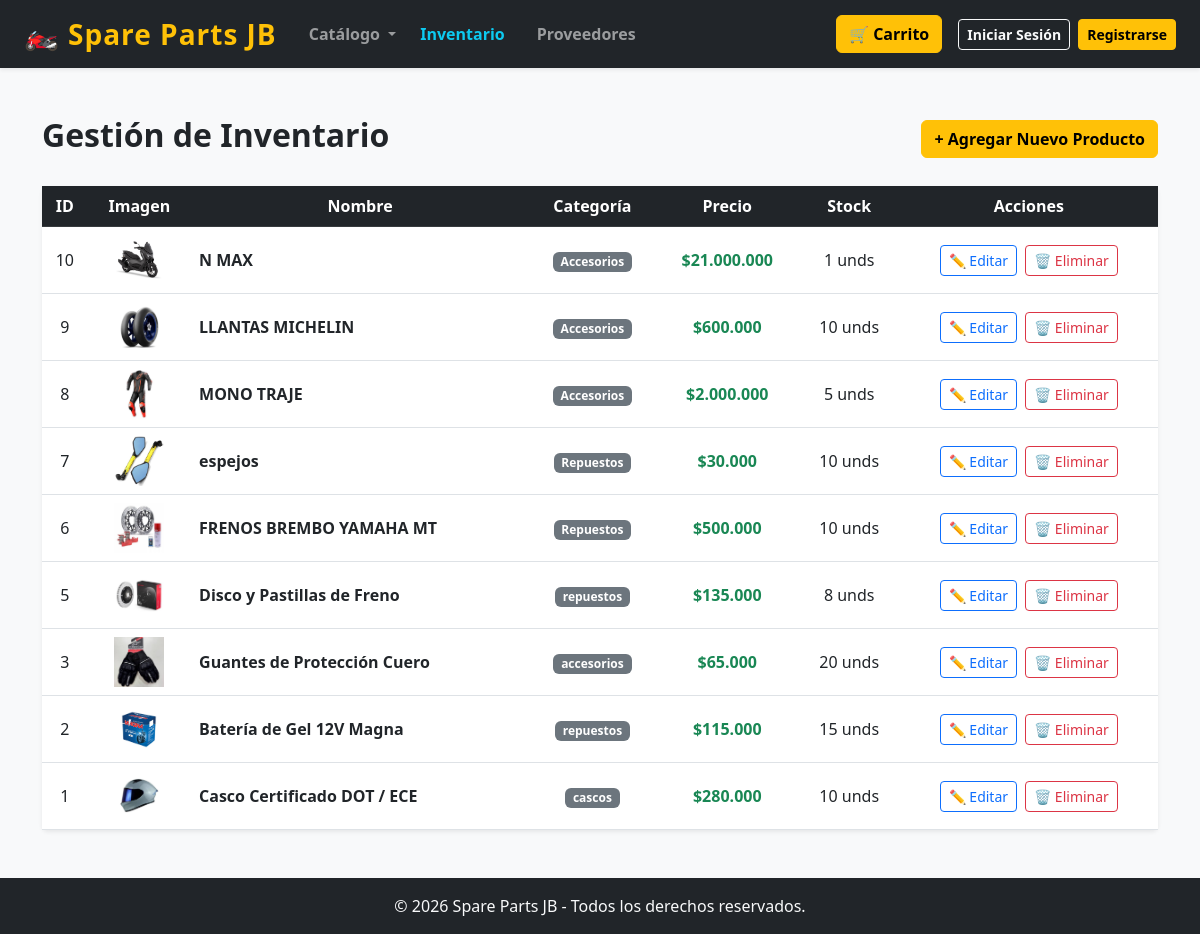
Page /public/index.php?controlador=producto&accion=inventario on the committed database.
### tables this page shows
CREATE TABLE `productos` (
  `id` int(11) NOT NULL,
  `nombre` varchar(150) NOT NULL,
  `descripcion` text DEFAULT NULL,
  `precio` decimal(10,2) NOT NULL,
  `categoria` varchar(50) NOT NULL,
  `imagen` varchar(255) DEFAULT 'default.png',
  `stock` int(11) DEFAULT 0,
  `fecha_creacion` timestamp NOT NULL DEFAULT current_timestamp(),
  `categoria_id` int(11) DEFAULT 1
);

### app/controllers/ProductoController.php (called while the page is built, shortened)
<?php
require_once '../app/models/Producto.php';
class ProductoController {
    private $productoModel;
    public function __construct() {
        $this->productoModel = new Producto();
    }
    public function inventario() {
        $productos = $this->productoModel->obtenerTodos();
        require_once '../app/views/layouts/header.php';
        require_once '../app/views/producto/inventario.php';
        require_once '../app/views/layouts/footer.php';
    }
}

### config/database.php (called while the page is built, shortened)
<?php
class Database {
    public static function conectar() {
        $host = "localhost";
        $user = "root";
        $password = "";
        $database = "spare_parts_jb";
        $conexion = new mysqli($host, $user, $password, $database);
        $conexion->set_charset("utf8");
        return $conexion;
    }
}

### app/models/producto.php (called while the page is built, shortened)
<?php
require_once '../config/database.php';
class Producto {
    private $db;
    public function __construct() {
        $this->db = Database::conectar();
    }
    public function obtenerTodos() {
        $sql = "SELECT * FROM productos ORDER BY id DESC";
        $resultado = $this->db->query($sql);
        return $resultado->fetch_all(MYSQLI_ASSOC);
    }
}

### app/views/producto/INVENTARIO.php (the view)
<main class="container my-5">
    <div class="d-flex justify-content-between align-items-center mb-4">
        <h2 class="fw-bold">Gestión de Inventario</h2>
        <a href="index.php?controlador=producto&accion=formulario" class="btn btn-warning fw-bold">
            + Agregar Nuevo Producto
        </a>
    </div>
    <div class="card shadow-sm border-0">
        <div class="card-body p-0">
            <div class="table-responsive">
                <table class="table table-hover align-middle mb-0 text-center">
                    <thead class="table-dark">
                        <tr>
                            <th>ID</th>
                            <th>Imagen</th>
                            <th>Nombre</th>
                            <th>Categoría</th>
                            <th>Precio</th>
                            <th>Stock</th>
                            <th>Acciones</th>
                        </tr>
                    </thead>
                    <tbody>
                        <?php if (!empty($productos)): ?>
                            <?php foreach ($productos as $p): ?>
                                <tr>
                                    <td><?= $p['id'] ?></td>
                                    <td>
                                        <?php if (!empty($p['imagen'])): ?>
                                            <img src="uploads/<?= htmlspecialchars($p['imagen']) ?>" width="50" height="50" style="object-fit: contain;">
                                        <?php else: ?>
                                            <span class="text-muted small">Sin imagen</span>
                                        <?php endif; ?>
                                    </td>
                                    <td class="fw-bold text-start"><?= htmlspecialchars($p['nombre']) ?></td>
                                    <td><span class="badge bg-secondary"><?= htmlspecialchars($p['categoria'] ?? 'General') ?></span></td>
                                    <td class="text-success fw-bold">$<?= number_format($p['precio'], 0, ',', '.') ?></td>
                                    <td><?= $p['stock'] ?? 0 ?> unds</td>
                                    <td>
                                        <a href="index.php?controlador=producto&accion=formulario&id=<?= $p['id'] ?>" class="btn btn-sm btn-outline-primary me-1">
                                            ✏️ Editar
                                        </a>
                                        <a href="index.php?controlador=producto&accion=eliminar&id=<?= $p['id'] ?>" class="btn btn-sm btn-outline-danger" onclick="return confirm('¿Seguro que deseas eliminar este producto?')">
                                            🗑️ Eliminar
                                        </a>
                                    </td>
                                </tr>
                            <?php endforeach; ?>
                        <?php else: ?>
                            <tr>
                                <td colspan="7" class="py-4 text-muted">No hay productos registrados en el inventario.</td>
                            </tr>
                        <?php endif; ?>
                    </tbody>
                </table>
            </div>
        </div>
    </div>
</main>

### rows in the picture
productos: id "10", imagen (picture), nombre "N MAX", categoria "Accesorios", precio "21.000.000", stock "1"
productos: id "9", imagen (picture), nombre "LLANTAS MICHELIN", categoria "Accesorios", precio "600.000", stock "10"
productos: id "8", imagen (picture), nombre "MONO TRAJE", categoria "Accesorios", precio "2.000.000", stock "5"
productos: id "7", imagen (picture), nombre "espejos", categoria "Repuestos", precio "30.000", stock "10"
productos: id "6", imagen (picture), nombre "FRENOS BREMBO YAMAHA MT", categoria "Repuestos", precio "500.000", stock "10"
productos: id "5", imagen (picture), nombre "Disco y Pastillas de Freno", categoria "repuestos", precio "135.000", stock "8"
productos: id "3", imagen (picture), nombre "Guantes de Protección Cuero", categoria "accesorios", precio "65.000", stock "20"
productos: id "2", imagen (picture), nombre "Batería de Gel 12V Magna", categoria "repuestos", precio "115.000", stock "15"
productos: id "1", imagen (picture), nombre "Casco Certificado DOT / ECE", categoria "cascos", precio "280.000", stock "10"
